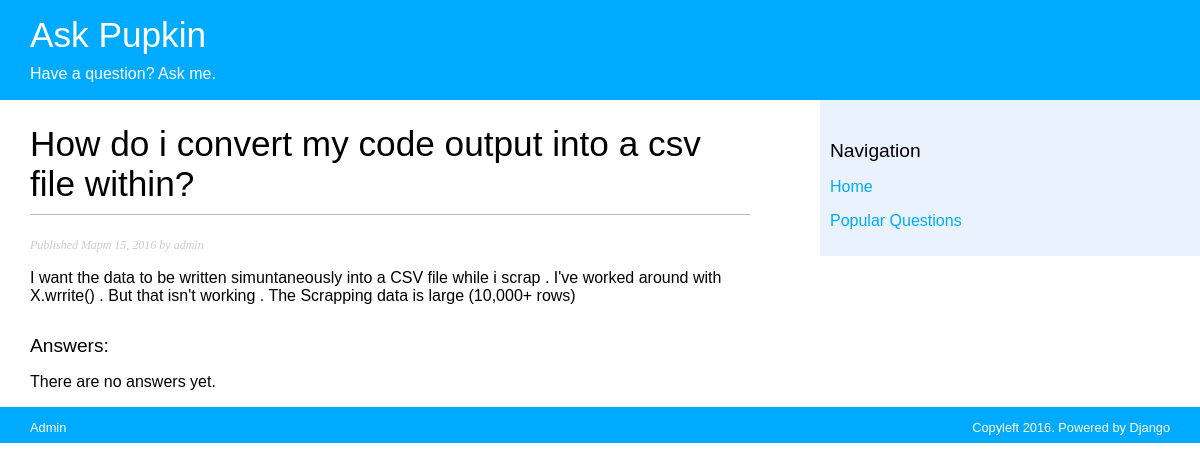
Page /question/10/ on the committed database.
### qa/models.py (models this page shows, shortened)
class Question(models.Model):
    title = models.CharField(max_length=255)
    text = models.TextField()
    added_at = models.DateField(auto_now_add=True)
    rating = models.IntegerField(default=0)
    author = models.ForeignKey(User, related_name='question_author', default=1)
    likes = models.ManyToManyField(User, related_name='question_like', blank=True)
    class Meta:
        ordering = ('-added_at',)

### qa/views.py (the view)
# urls.py: url(r'^question/(?P<pk>\d+)/', question_detail, name='question_detail'),
def question_detail(request, pk):
    question = get_object_or_404(Question, id=pk)
    answers = question.answer_set.all()
    return render(request, 'qa/detail.html', {
        'question': question,
        'answers': answers,
    })

### qa/templates/qa/detail.html (shortened to what this page needs)
{% extends "base.html" %}
{% block content %}
  <h1>{{ question.title }}</h1>
  <p class="submitted">
    Published {{ question.added_at }} by {{ question.author }}
  </p>
  {{ question.text|linebreaks }}
  {% block answers %}
    <h2>Answers:</h2>
    {% for answer in answers %}
      <div class="answer">
        <p class="info">
          Answer by {{ answer.author }} [{{ answer.added_at }}]
        </p>
        {{ answer.text|linebreaks }}
      </div>
      {% empty %}
      <p>There are no answers yet.</p>
    {% endfor %}
  {% endblock %}
{% endblock %}

### static/qa.css (style rules this page uses)
body { margin: 0; padding: 0; font-family: helvetica, sans-serif; position: relative; }
h1 { font-weight: normal; font-size: 2.2em; border-bottom: 1px solid #bbb; padding: 0 0 10px 0; }
h2 { font-size: 1.2em; font-weight: normal; margin: 30px 0 0; }
.submitted { color: #ccc; font-family: georgia, serif; font-size: 12px; font-style: italic; }

### rows in the picture
Question: title "How do i convert my code output into a csv file within?", added_at "Март 15, 2016", author "admin", text "I want the data to be written simuntaneously into a CSV file while i scrap . I've worked around with X.wrrite() . But that isn't working . The Scrapping data is large (10,000+ rows)"
